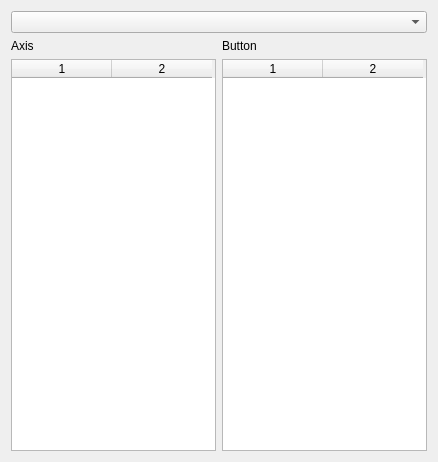
<?xml version="1.0" encoding="UTF-8"?>
<ui version="4.0">
 <class>GamepadDebugDialog</class>
 <widget class="QDialog" name="GamepadDebugDialog">
  <property name="geometry">
   <rect>
    <x>0</x>
    <y>0</y>
    <width>438</width>
    <height>462</height>
   </rect>
  </property>
  <property name="windowTitle">
   <string>Gamepad Settings</string>
  </property>
  <layout class="QVBoxLayout" name="verticalLayout">
   <item>
    <widget class="QComboBox" name="comboBox"/>
   </item>
   <item>
    <layout class="QGridLayout" name="gridLayout">
     <item row="0" column="0">
      <widget class="QLabel" name="label">
       <property name="text">
        <string>Axis</string>
       </property>
      </widget>
     </item>
     <item row="0" column="1">
      <widget class="QLabel" name="label_2">
       <property name="text">
        <string>Button</string>
       </property>
      </widget>
     </item>
     <item row="1" column="1">
      <widget class="QTableWidget" name="buttonTable">
       <property name="rowCount">
        <number>0</number>
       </property>
       <property name="columnCount">
        <number>2</number>
       </property>
       <attribute name="verticalHeaderVisible">
        <bool>false</bool>
       </attribute>
       <column/>
       <column/>
      </widget>
     </item>
     <item row="1" column="0">
      <widget class="QTableWidget" name="axisTable">
       <property name="rowCount">
        <number>0</number>
       </property>
       <property name="columnCount">
        <number>2</number>
       </property>
       <attribute name="verticalHeaderVisible">
        <bool>false</bool>
       </attribute>
       <column/>
       <column/>
      </widget>
     </item>
    </layout>
   </item>
  </layout>
 </widget>
 <resources/>
 <connections/>
</ui>
